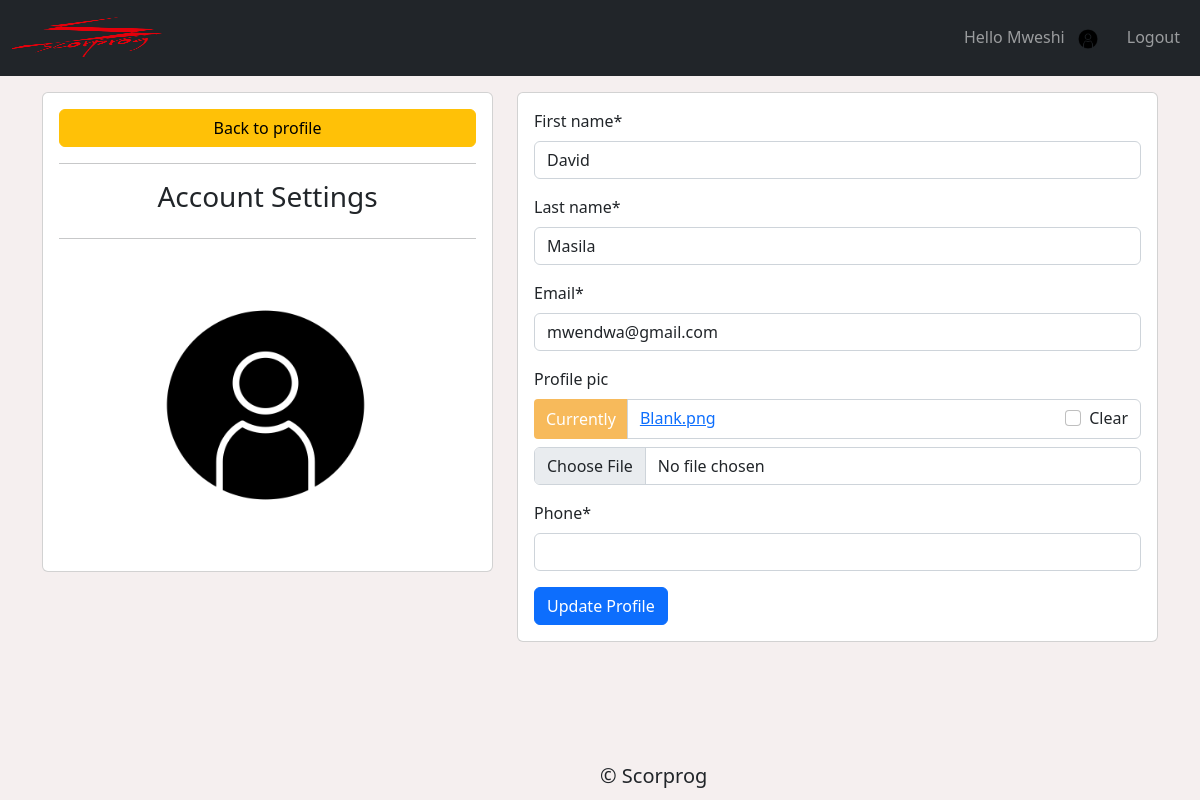
The app's page /settings/ (signed in) with its own data.
### accounts/models.py (models this page shows, shortened)
class Customer(models.Model):
    user = models.OneToOneField(User, null=True, on_delete=models.CASCADE)
    first_name = models.CharField(max_length=100, null=True)
    last_name = models.CharField(max_length=100, null=True)
    email = models.EmailField(max_length=100, null=True)
    profile_pic = models.ImageField(null=True, blank=True, default="Blank.png")
    phone = models.CharField(null=True, unique=True, max_length=50)
    date_created = models.DateTimeField(auto_now_add=True)

### accounts/decorators.py (the view)
        def wrapper(request, *args, **kwargs):
            group = None
            if request.user.groups.exists():
                group = request.user.groups.all()[0].name
            if group in allowed_groups:
                return view_func(request, *args, **kwargs)
            else:
                return HttpResponse("<h1>403 Forbidden</h1>")

### accounts/forms.py
class CustomerForm(ModelForm):
    class Meta:
        model = Customer
        fields = '__all__'
        exclude = ['user']

### accounts/views.py (called while the page is built)
@login_required(login_url='login')
@allowed_access(allowed_groups=['customer', 'admin'])
def user_settings(request):
    customer = request.user.customer
    if request.method == "POST":
        form = CustomerForm(request.POST, request.FILES, instance=customer)
        if form.is_valid():
            form.save()
            messages.success(request, 'Profile updates successfully')
            return redirect(request.path)
    else:
        form = CustomerForm(instance=customer)
    context = {
        'form': form
    }
    return render(request, 'accounts/profile_settings.html', context)

### accounts/templates/accounts/profile_settings.html (shortened to what this page needs)
{% extends 'accounts/base.html' %}
{% load crispy_forms_tags %}
{% block content %}
<div class="container">
    <div class="row mt-3">
        <div class="col-md-5">
            <div class="card card-body">
                <a href="{% url 'home'%}" class="btn btn-warning">Back to profile</a>
                <hr>
                <h3 style="text-align: center;">Account Settings</h3>
                <hr>
                {% if user.customer.profile_pic %}
                <img src="{{ user.customer.profile_pic.url }}" alt="customer profile image" class="profile-display">
                {% endif %}
            </div>
        </div>
        <div class="col-md-7">
            <div class="card card-body">
                <form action="" method="POST" enctype="multipart/form-data">
                    {{ form | crispy }}
                    <input type="submit" class="btn btn-primary" value="Update Profile">
                </form>
            </div>
        </div>
    </div>
</div>
{% endblock content%}

### accounts/templates/accounts/navbar.html (shortened to what this page needs)
{% load static %}
<nav class="navbar navbar-dark navbar-expand-lg bg-dark">
    <div class="container-fluid">
        <a class="navbar-brand" href="{% url 'home' %}"><img src="{% static 'images/logo.png' %}" alt="scorprog logo"
                id="img-logo"></a>
        <div class="collapse navbar-collapse" id="navbarNavDropdown">
            <ul class="navbar-nav ms-auto">
                {% if not user.is_authenticated %}
                <li class="nav-item">
                    <a class="nav-link" href="{% url 'login' %}">login</a>
                </li>
                <li class="nav-item">
                    <a class="nav-link" href="{% url 'register' %}">Signup</a>
                </li>
                {% else %}
                <li class="nav-item">
                    <span class="nav-link">Hello {{ user|capfirst }}</span>
                </li>
                {% if user.customer.profile_pic %}
                <a class="navbar-brand" href="{% url 'settings' %}"><img src="{{ user.customer.profile_pic.url }}"
                        alt="scorprog logo" id="profile-logo"></a>
                {% endif %}
                <li class="nav-item">
                    <a class="nav-link" href="{% url 'logout' %}">Logout</a>
                </li>
                {% endif %}
            </ul>
        </div>
    </div>
</nav>

### static/css/main.css (style rules this page uses)
body { margin: 0; padding: 0; height: 100%; background: #f5efef !important; }
#img-logo { min-height: 30px; max-height: 50px; max-width: 200px; width: 150px; }
#profile-logo { height: 30px; width: 30px; max-height: 30px; max-width: 30px; border-radius: 50%; }
.profile-display { max-height: 300px; max-width: 75%; text-align: center; margin-left: 12%; border-radius: 49%; }
.input-group-text { background: #f7ba5b !important; color: white !important; border: 0 !important; border-radius: 0.25rem 0 0 0.25rem !important; }

### records on screen
Customer: first_name "David", last_name "Masila", email "mwendwa@gmail.com"

### other values on screen
{{ user|capfirst }} "Mweshi"
